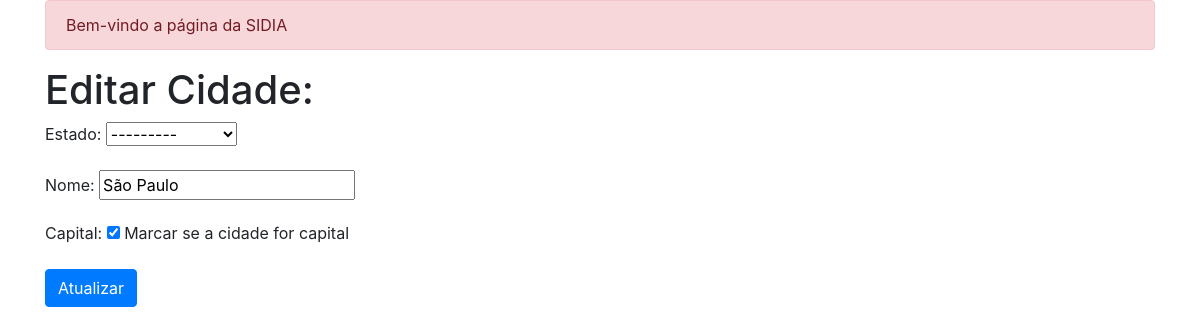
Screenshot of /update/2/ (signed in) with the database file from the repository.
### cadastros/models.py (models this page shows, shortened)
class Cidade(models.Model):
    estado = models.ForeignKey(Estado, on_delete=models.PROTECT, null=True, blank=False)
    nome = models.CharField(max_length=100, unique=True)
    capital = models.BooleanField(default=False, help_text='Marcar se a cidade for capital')

class Estado(models.Model):
    pais = models.ForeignKey(Pais, on_delete=models.PROTECT)
    nome = models.CharField(max_length=80)
    def __str__(self):
        return self.nome
    class Meta:
        ordering = ('nome', )

### cadastros/views.py (the view)
# urls.py: path('update/<int:pk>/', login_required(CidadeUpdate.as_view()), name='cidades-editar'),
class CidadeUpdate(UpdateView, SuccessMessageMixin):
    model = Cidade
    form_class = CidadeForm
    template_name = 'cadastros/edita_cidades.html'
    success_url = reverse_lazy('cidades-list')
    success_message = 'Cadastro atualizado com sucesso!'

### cadastros/forms.py (shortened to what this page needs)
class CidadeForm(forms.ModelForm):
    class Meta:
        model = Cidade
        fields = '__all__'

### cadastros/templates/cadastros/edita_cidades.html (shortened to what this page needs)
{% extends 'base.html' %}
{% block conteudo %}
    <h1>Editar Cidade:</h1>
    <form method="POST">
        {{ form.as_p }}
        <input type="submit" value="Atualizar" class="btn btn-primary">
    </form>
{% endblock %}

### rows the page displays
Cidade: estado "---------", capital "☑"
Estado: nome "São Paulo"
